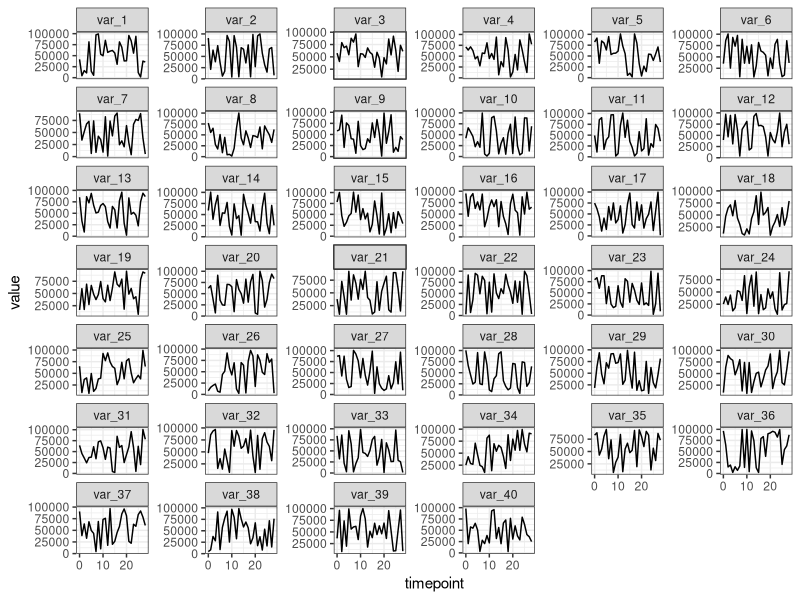

This chart was generated by the following R code:
## ---- chunk 1
knitr::opts_chunk$set(echo = FALSE)
## ---- chunk 2
df <- data.frame(matrix(nrow = 29, ncol = 40))
for (i in 1:40) {
    df[,i] <- rnorm(29,1000,250) + runif(29,0,100000)
}
df <- cbind(c(0:28),df)
colnames(df) <- c("timepoint",paste0(rep("var_",40),c(1:40)))
library(rmarkdown)
paged_table(df)
## ---- chunk 3
var_names <- dput(names(df[,-1])) # Create vector with variable levels in the right order
library(tidyverse)
df %>%
  pivot_longer(cols = "var_1":"var_40",
               names_to = "variable",
               values_to = "value") %>%
  mutate(variable=fct_relevel(variable,var_names)) %>% #Reorder variables
  ggplot(aes(x = timepoint, y = value)) +
  geom_line(aes(group=variable)) +
  facet_wrap(~ variable, ncol = 6, scales = "free_y") + #scales = "free_y" allows y axis to vary across variables
  theme_bw()
